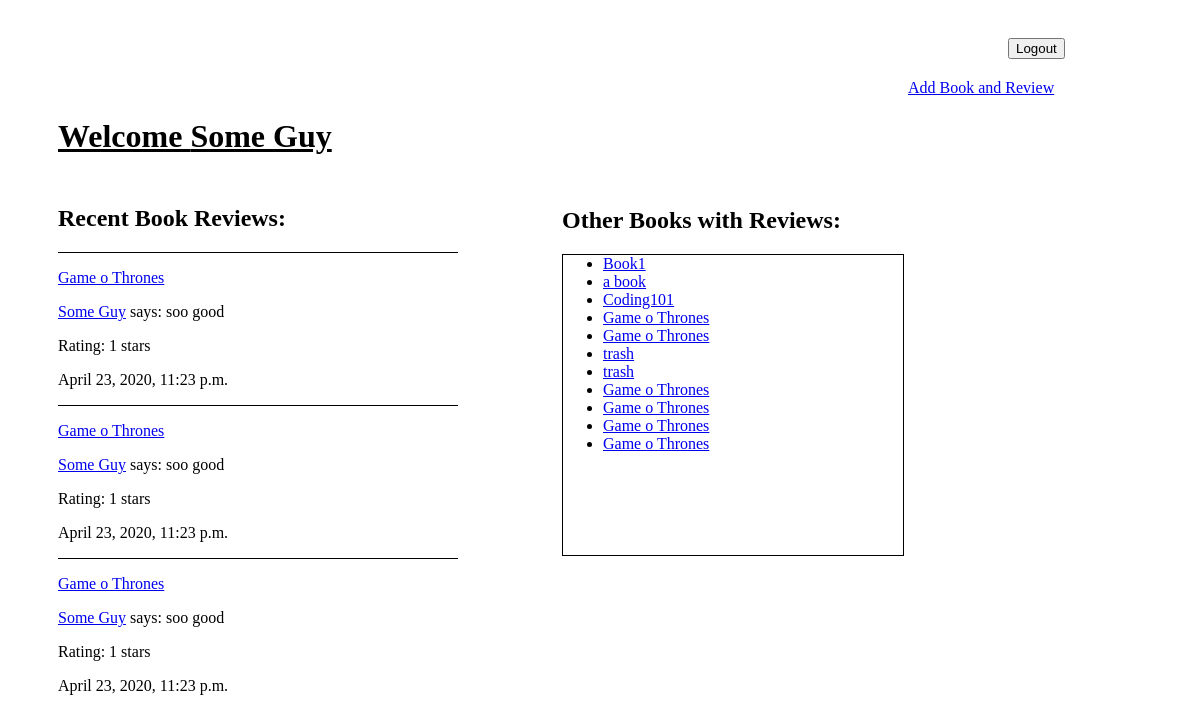
The page /all_books/1 (signed in) on the database its author committed.
### main_app/models.py (models this page shows)
class User(models.Model):
    name= models.CharField(max_length=255)
    user_name= models.CharField(max_length=255)
    email= models.CharField(max_length=255)
    password= models.CharField(max_length=255)
    created_at= models.DateTimeField(auto_now_add=True)
    updated_at= models.DateTimeField(auto_now=True)
    objects = ShowManager()

class Review(models.Model):
    comment= models.CharField(max_length=455)
    rating= models.IntegerField()
    user= models.ForeignKey(User, related_name='users', on_delete=models.CASCADE)
    book = models.ForeignKey(Book, related_name='books', on_delete=models.CASCADE)
    created_at= models.DateTimeField(auto_now_add=True)
    updated_at= models.DateTimeField(auto_now=True)

class Book(models.Model):
    title= models.CharField(max_length=255)
    author = models.ForeignKey(Author, related_name='authors', on_delete=models.CASCADE)
    created_at= models.DateTimeField(auto_now_add=True)
    updated_at= models.DateTimeField(auto_now=True)

### main_app/views.py (the view)
# urls.py: path('all_books/<int:user_id>', views.all_books),
def all_books(request, user_id):
    if 'user_id' not in request.session:
        return redirect('/')
    last_three = Review.objects.all().order_by('-id')[:3]
    context = {
        'user' : User.objects.get(id=request.session['user_id']),
        'details' : Review.objects.all(),
        'books' : Book.objects.all(),
        'last_three' : last_three
    }
    return render(request, 'all_books.html', context)

### main_app/templates/all_books.html (shortened to what this page needs)
<!DOCTYPE html>
<html lang="en">
<head>
</head>
<body>
    <form action="/logout">
        <button>Logout</button>
    </form>
    <a href="/add_book" id='link'>Add Book and Review</a>
    <div id='reviews'>
        <h1>Welcome {{ user.user_name }}</h1>
        <h2>Recent Book Reviews:</h2>
        {% for book in last_three %}
        <div id = 'recent'>
            <p><a href="/one_book/{{book.id}}">{{book.book.title}}</a></p>
            <p><a href="/user_page/{{book.user.id}}">{{book.user.user_name}}</a> says: {{book.comment}}</p>
            <p>Rating: {{book.rating}} stars</p>
            <p>{{book.created_at}}</p>
        </div>
        {% endfor %}
    </div>
    <div id='other'>
        <h2> Other Books with Reviews:</h2>
        <ul id='list'>
            {% for book in books %}
            <li><a href="/one_book/{{book.id}}">{{book.title}}</a></li>
            {% endfor %}
        </ul>
    </div>
</body>
</html>

### main_app/templates/all_books.html (style rules this page uses)
body { width: 1200px; }
#reviews { display: inline-block; width:400px; margin-left: 50px; margin-right: 100px; }
#other { display: inline-block; width: 400px; vertical-align: top; margin-top: 90px; }
#link { display: inline-block; margin-left: 900px; }
button { display: inline-block; margin-left: 1000px; margin-top: 30px; margin-bottom: 20px; }
#list { border: 1px solid black; height: 300px; width: 300px; }
h1 { margin-bottom: 50px; text-decoration: underline; }
#recent { border-top: 1px solid black; }

### rows shown on the page
User: user_name "Some Guy"
Review: book "Game o Thrones", user.user_name "Some Guy", comment "soo good", rating "1", created_at "April 23, 2020, 11:23 p.m."
Review: book "Game o Thrones", user.user_name "Some Guy", comment "soo good", rating "1", created_at "April 23, 2020, 11:23 p.m."
Review: book "Game o Thrones", user.user_name "Some Guy", comment "soo good", rating "1", created_at "April 23, 2020, 11:23 p.m."
Book: title "Book1"
Book: title "a book"
Book: title "Coding101"
Book: title "Game o Thrones"
Book: title "Game o Thrones"
Book: title "trash"
Book: title "trash"
Book: title "Game o Thrones"
Book: title "Game o Thrones"
Book: title "Game o Thrones"
Book: title "Game o Thrones"
